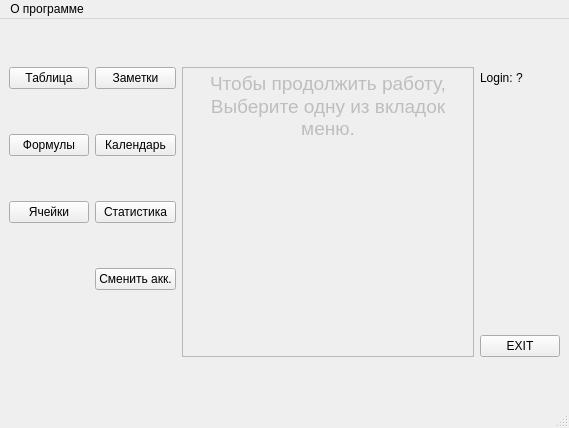
<?xml version="1.0" encoding="UTF-8"?>
<ui version="4.0">
 <class>MainWindow</class>
 <widget class="QMainWindow" name="MainWindow">
  <property name="geometry">
   <rect>
    <x>0</x>
    <y>0</y>
    <width>569</width>
    <height>428</height>
   </rect>
  </property>
  <property name="windowTitle">
   <string>MainWindow</string>
  </property>
  <widget class="QWidget" name="centralwidget">
   <layout class="QGridLayout" name="gridLayout">
    <item row="1" column="0">
     <widget class="QPushButton" name="pushButton_8">
      <property name="text">
       <string>Формулы</string>
      </property>
     </widget>
    </item>
    <item row="1" column="3" rowspan="3">
     <spacer name="verticalSpacer">
      <property name="orientation">
       <enum>Qt::Vertical</enum>
      </property>
      <property name="sizeHint" stdset="0">
       <size>
        <width>20</width>
        <height>40</height>
       </size>
      </property>
     </spacer>
    </item>
    <item row="2" column="0">
     <widget class="QPushButton" name="pushButton_10">
      <property name="text">
       <string>Ячейки</string>
      </property>
     </widget>
    </item>
    <item row="2" column="1">
     <widget class="QPushButton" name="pushButton_11">
      <property name="text">
       <string>Статистика</string>
      </property>
     </widget>
    </item>
    <item row="0" column="1">
     <widget class="QPushButton" name="pushButton_5">
      <property name="text">
       <string>Заметки</string>
      </property>
     </widget>
    </item>
    <item row="0" column="2" rowspan="5">
     <widget class="QTextEdit" name="textEdit">
      <property name="enabled">
       <bool>false</bool>
      </property>
      <property name="html">
       <string>&lt;!DOCTYPE HTML PUBLIC &quot;-//W3C//DTD HTML 4.0//EN&quot; &quot;http://www.w3.org/TR/REC-html40/strict.dtd&quot;&gt;
&lt;html&gt;&lt;head&gt;&lt;meta name=&quot;qrichtext&quot; content=&quot;1&quot; /&gt;&lt;style type=&quot;text/css&quot;&gt;
p, li { white-space: pre-wrap; }
&lt;/style&gt;&lt;/head&gt;&lt;body style=&quot; font-family:'MS Shell Dlg 2'; font-size:8.25pt; font-weight:400; font-style:normal;&quot;&gt;
&lt;p align=&quot;center&quot; style=&quot; margin-top:0px; margin-bottom:0px; margin-left:0px; margin-right:0px; -qt-block-indent:0; text-indent:0px;&quot;&gt;&lt;span style=&quot; font-size:14pt;&quot;&gt;Чтобы продолжить работу,&lt;/span&gt;&lt;/p&gt;
&lt;p align=&quot;center&quot; style=&quot; margin-top:0px; margin-bottom:0px; margin-left:0px; margin-right:0px; -qt-block-indent:0; text-indent:0px;&quot;&gt;&lt;span style=&quot; font-size:14pt;&quot;&gt;Выберите одну из вкладок меню.&lt;/span&gt;&lt;/p&gt;&lt;/body&gt;&lt;/html&gt;</string>
      </property>
     </widget>
    </item>
    <item row="0" column="0">
     <widget class="QPushButton" name="pushButton_2">
      <property name="text">
       <string>Таблица</string>
      </property>
     </widget>
    </item>
    <item row="0" column="3">
     <widget class="QLabel" name="label">
      <property name="text">
       <string>Login: ?</string>
      </property>
     </widget>
    </item>
    <item row="4" column="3">
     <widget class="QPushButton" name="pushButton">
      <property name="text">
       <string>EXIT</string>
      </property>
     </widget>
    </item>
    <item row="1" column="1">
     <widget class="QPushButton" name="pushButton_9">
      <property name="text">
       <string>Календарь</string>
      </property>
     </widget>
    </item>
    <item row="3" column="1">
     <widget class="QPushButton" name="pushButton_7">
      <property name="text">
       <string>Сменить акк.</string>
      </property>
     </widget>
    </item>
   </layout>
  </widget>
  <widget class="QMenuBar" name="menubar">
   <property name="geometry">
    <rect>
     <x>0</x>
     <y>0</y>
     <width>569</width>
     <height>21</height>
    </rect>
   </property>
   <widget class="QMenu" name="menu">
    <property name="title">
     <string>О программе</string>
    </property>
    <addaction name="action_3"/>
    <addaction name="action_4"/>
    <addaction name="action_5"/>
   </widget>
   <addaction name="menu"/>
  </widget>
  <widget class="QStatusBar" name="statusbar"/>
  <action name="action_3">
   <property name="text">
    <string>Создатель:</string>
   </property>
  </action>
  <action name="action_4">
   <property name="text">
    <string>Виталий Водопьянов</string>
   </property>
  </action>
  <action name="action_5">
   <property name="text">
    <string>Справочник</string>
   </property>
  </action>
 </widget>
 <resources/>
 <connections/>
</ui>
